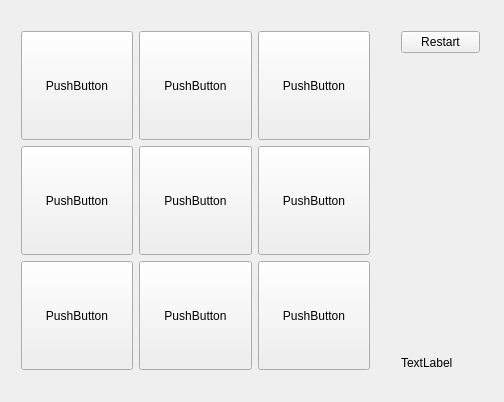
<?xml version="1.0" encoding="UTF-8"?>
<ui version="4.0">
 <class>Field</class>
 <widget class="QWidget" name="Field">
  <property name="geometry">
   <rect>
    <x>0</x>
    <y>0</y>
    <width>504</width>
    <height>402</height>
   </rect>
  </property>
  <property name="windowTitle">
   <string>Field</string>
  </property>
  <widget class="QWidget" name="layoutWidget">
   <property name="geometry">
    <rect>
     <x>10</x>
     <y>20</y>
     <width>371</width>
     <height>361</height>
    </rect>
   </property>
   <layout class="QGridLayout" name="gridLayout">
    <item row="0" column="0">
     <widget class="QPushButton" name="pushButton">
      <property name="sizePolicy">
       <sizepolicy hsizetype="Expanding" vsizetype="Expanding">
        <horstretch>0</horstretch>
        <verstretch>0</verstretch>
       </sizepolicy>
      </property>
      <property name="text">
       <string>PushButton</string>
      </property>
     </widget>
    </item>
    <item row="0" column="1">
     <widget class="QPushButton" name="pushButton_2">
      <property name="sizePolicy">
       <sizepolicy hsizetype="Expanding" vsizetype="Expanding">
        <horstretch>0</horstretch>
        <verstretch>0</verstretch>
       </sizepolicy>
      </property>
      <property name="text">
       <string>PushButton</string>
      </property>
     </widget>
    </item>
    <item row="0" column="2">
     <widget class="QPushButton" name="pushButton_3">
      <property name="sizePolicy">
       <sizepolicy hsizetype="Expanding" vsizetype="Expanding">
        <horstretch>0</horstretch>
        <verstretch>0</verstretch>
       </sizepolicy>
      </property>
      <property name="text">
       <string>PushButton</string>
      </property>
     </widget>
    </item>
    <item row="1" column="0">
     <widget class="QPushButton" name="pushButton_4">
      <property name="sizePolicy">
       <sizepolicy hsizetype="Expanding" vsizetype="Expanding">
        <horstretch>0</horstretch>
        <verstretch>0</verstretch>
       </sizepolicy>
      </property>
      <property name="text">
       <string>PushButton</string>
      </property>
     </widget>
    </item>
    <item row="1" column="1">
     <widget class="QPushButton" name="pushButton_5">
      <property name="sizePolicy">
       <sizepolicy hsizetype="Expanding" vsizetype="Expanding">
        <horstretch>0</horstretch>
        <verstretch>0</verstretch>
       </sizepolicy>
      </property>
      <property name="text">
       <string>PushButton</string>
      </property>
     </widget>
    </item>
    <item row="1" column="2">
     <widget class="QPushButton" name="pushButton_6">
      <property name="sizePolicy">
       <sizepolicy hsizetype="Expanding" vsizetype="Expanding">
        <horstretch>0</horstretch>
        <verstretch>0</verstretch>
       </sizepolicy>
      </property>
      <property name="text">
       <string>PushButton</string>
      </property>
     </widget>
    </item>
    <item row="2" column="0">
     <widget class="QPushButton" name="pushButton_7">
      <property name="sizePolicy">
       <sizepolicy hsizetype="Expanding" vsizetype="Expanding">
        <horstretch>0</horstretch>
        <verstretch>0</verstretch>
       </sizepolicy>
      </property>
      <property name="text">
       <string>PushButton</string>
      </property>
     </widget>
    </item>
    <item row="2" column="1">
     <widget class="QPushButton" name="pushButton_8">
      <property name="sizePolicy">
       <sizepolicy hsizetype="Expanding" vsizetype="Expanding">
        <horstretch>0</horstretch>
        <verstretch>0</verstretch>
       </sizepolicy>
      </property>
      <property name="text">
       <string>PushButton</string>
      </property>
     </widget>
    </item>
    <item row="2" column="2">
     <widget class="QPushButton" name="pushButton_9">
      <property name="sizePolicy">
       <sizepolicy hsizetype="Expanding" vsizetype="Expanding">
        <horstretch>0</horstretch>
        <verstretch>0</verstretch>
       </sizepolicy>
      </property>
      <property name="text">
       <string>PushButton</string>
      </property>
     </widget>
    </item>
   </layout>
  </widget>
  <widget class="QWidget" name="">
   <property name="geometry">
    <rect>
     <x>390</x>
     <y>20</y>
     <width>101</width>
     <height>361</height>
    </rect>
   </property>
   <layout class="QVBoxLayout" name="verticalLayout">
    <item>
     <widget class="QPushButton" name="restartGameButton">
      <property name="text">
       <string>Restart</string>
      </property>
     </widget>
    </item>
    <item>
     <spacer name="verticalSpacer">
      <property name="orientation">
       <enum>Qt::Vertical</enum>
      </property>
      <property name="sizeHint" stdset="0">
       <size>
        <width>20</width>
        <height>40</height>
       </size>
      </property>
     </spacer>
    </item>
    <item>
     <widget class="QLabel" name="label">
      <property name="text">
       <string>TextLabel</string>
      </property>
     </widget>
    </item>
   </layout>
  </widget>
 </widget>
 <layoutdefault spacing="6" margin="11"/>
 <resources/>
 <connections/>
</ui>
